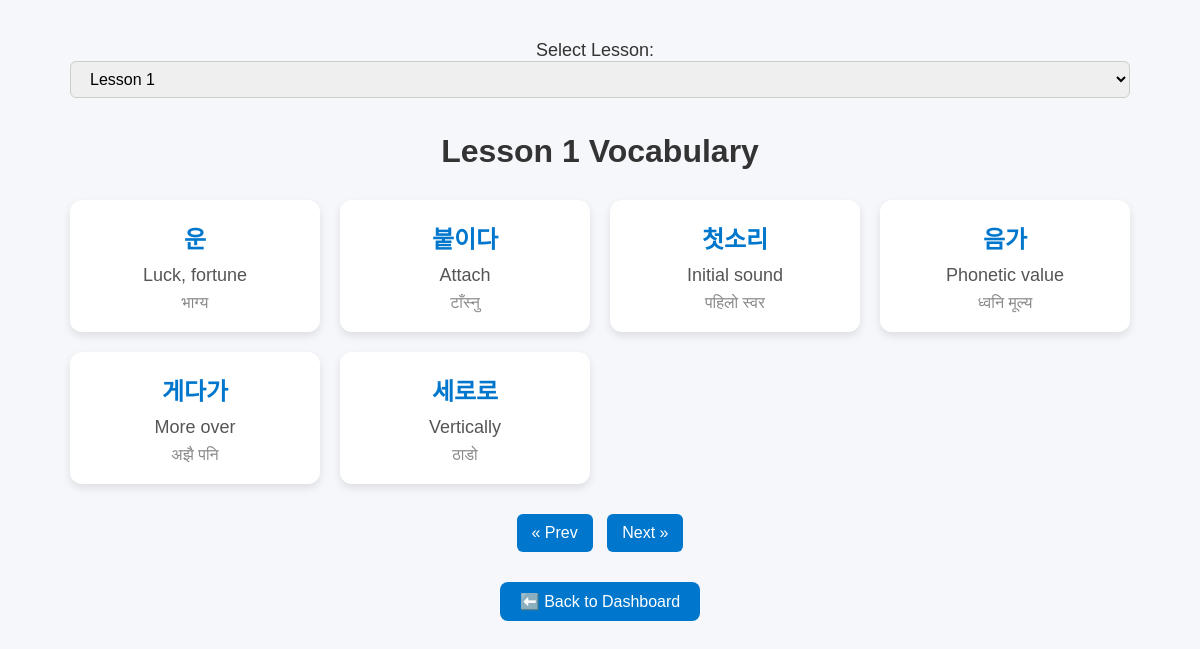
Screenshot of /views/learn.php?lesson=1&page=3 (signed in) with the database file from the repository.
### tables this page shows
CREATE TABLE `words` (
  `id` int(11) NOT NULL,
  `korean` varchar(255) NOT NULL,
  `english` varchar(255) NOT NULL,
  `nepali` varchar(255) NOT NULL,
  `lesson_id` int(11) DEFAULT NULL,
  `image_url` text DEFAULT NULL,
  `created_at` timestamp NOT NULL DEFAULT current_timestamp()
);

### views/learn.php (the view, shortened to what this page needs)
<?php
require_once '../includes/db.php';
$currentLesson = isset($_GET['lesson']) ? (int)$_GET['lesson'] : 1;
$lessonsResult = $conn->query("SELECT DISTINCT lesson_id FROM words ORDER BY lesson_id ASC");
$allLessons = $lessonsResult->fetch_all(MYSQLI_ASSOC);
$wordsPerPage = 6;
$page = isset($_GET['page']) ? (int)$_GET['page'] : 1;
$offset = ($page - 1) * $wordsPerPage;
$countStmt = $conn->prepare("SELECT COUNT(*) as total FROM words WHERE lesson_id = ?");
$countStmt->bind_param("i", $currentLesson);
$countStmt->execute();
$countResult = $countStmt->get_result()->fetch_assoc();
$totalWords = $countResult['total'];
$totalPages = ceil($totalWords / $wordsPerPage);
$stmt = $conn->prepare("SELECT korean, english, nepali FROM words WHERE lesson_id = ? LIMIT ? OFFSET ?");
$stmt->bind_param("iii", $currentLesson, $wordsPerPage, $offset);
$stmt->execute();
$result = $stmt->get_result();
?>
<!DOCTYPE html>
<html lang="en">
<head>
    <link rel="stylesheet" href="../assets/css/style.css">
</head>
<body>
<div class="container">
    <div class="lesson-select">
        <form method="get">
            <label for="lesson" style="font-size: 18px; margin-right: 10px;">Select Lesson:</label>
            <select name="lesson" id="lesson" onchange="this.form.submit()">
                <?php foreach ($allLessons as $lesson): ?>
                    <option value="<?php echo $lesson['lesson_id']; ?>" <?php if ($lesson['lesson_id'] == $currentLesson) echo 'selected'; ?>>
                        Lesson <?php echo $lesson['lesson_id']; ?>
                    </option>
                <?php endforeach; ?>
            </select>
        </form>
    </div>
    <h1>Lesson <?php echo $currentLesson; ?> Vocabulary</h1>
    <div class="word-grid">
        <?php while ($row = $result->fetch_assoc()): ?>
            <div class="word-card">
                <div class="korean-word"><?php echo htmlspecialchars($row['korean']); ?></div>
                <div class="english-meaning"><?php echo htmlspecialchars($row['english']); ?></div>
                <div class="nepali-meaning"><?php echo htmlspecialchars($row['nepali']); ?></div>
            </div>
        <?php endwhile; ?>
    </div>
    <div class="pagination">
        <?php if ($page > 1): ?>
            <a href="?lesson=<?php echo $currentLesson; ?>&page=<?php echo $page - 1; ?>">&laquo; Prev</a>
        <?php endif; ?>
        <?php if ($page < $totalPages): ?>
            <a href="?lesson=<?php echo $currentLesson; ?>&page=<?php echo $page + 1; ?>">Next &raquo;</a>
        <?php endif; ?>
    </div>
    <div style="text-align: center;">
        <a href="dashboard.php" class="btn-back">⬅️ Back to Dashboard</a>
    </div>
</div>
</body>
</html>

### assets/css/style.css (style rules this page uses)
* { margin: 0; padding: 0; box-sizing: border-box; }
body { font-family: 'Poppins', sans-serif; background: #f8f9fa; color: #333; }
.container { max-width: 1200px; margin: 0 auto; padding: 20px; }
input, select, textarea { width: 100%; padding: 10px; border: 1px solid #ccc; border-radius: 8px; margin-bottom: 15px; }

### views/learn.php (style rules this page uses)
body { font-family: 'Poppins', sans-serif; background: #f5f7fa; margin: 0; padding: 20px; }
.container { max-width: 1100px; margin: auto; padding: 20px; }
h1 { text-align: center; color: #333; margin-bottom: 30px; }
.lesson-select { text-align: center; margin-bottom: 20px; }
.lesson-select select { padding: 8px 15px; border-radius: 6px; font-size: 16px; }
.word-grid { display: grid; grid-template-columns: repeat(auto-fit, minmax(250px, 1fr)); gap: 20px; }
.word-card { background: #fff; padding: 20px; border-radius: 12px; box-shadow: 0 4px 8px rgba(0,0,0,0.1); transition: transform 0.2s, box-shadow 0.2s; }
.korean-word { font-size: 24px; font-weight: bold; color: #0077cc; margin-bottom: 10px; text-align: center; }
.english-meaning { font-size: 18px; margin-bottom: 8px; color: #555; text-align: center; }
.nepali-meaning { font-size: 16px; color: #888; text-align: center; }
.pagination { text-align: center; margin-top: 30px; }
.pagination a { display: inline-block; padding: 10px 15px; margin: 0 5px; background: #0077cc; color: #fff; border-radius: 6px; text-decoration: none; transition: background 0.3s; }
.btn-back { display: inline-block; margin-top: 30px; padding: 10px 20px; background: #0077cc; color: white; text-decoration: none; border-radius: 8px; transition: background 0.3s; }

### rows the page displays
words: korean "운", english "Luck, fortune", nepali "भाग्य"
words: korean "붙이다", english "Attach", nepali "टाँस्नु"
words: korean "첫소리", english "Initial sound", nepali "पहिलो स्वर"
words: korean "음가", english "Phonetic value", nepali "ध्वनि मूल्य"
words: korean "게다가", english "More over", nepali "अझै पनि"
words: korean "세로로", english "Vertically", nepali "ठाडो"

### other values shown
$currentLesson "1"
